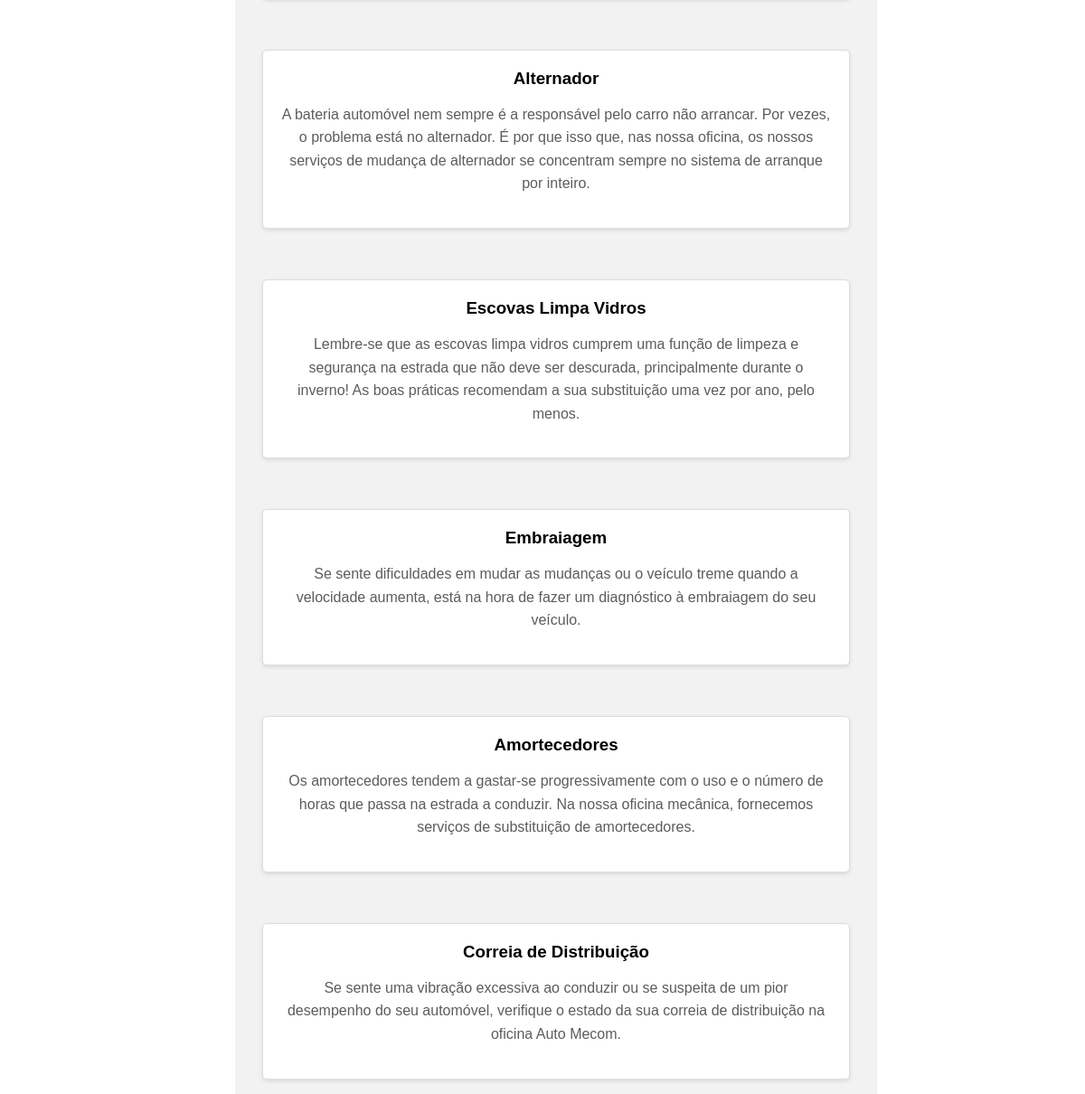
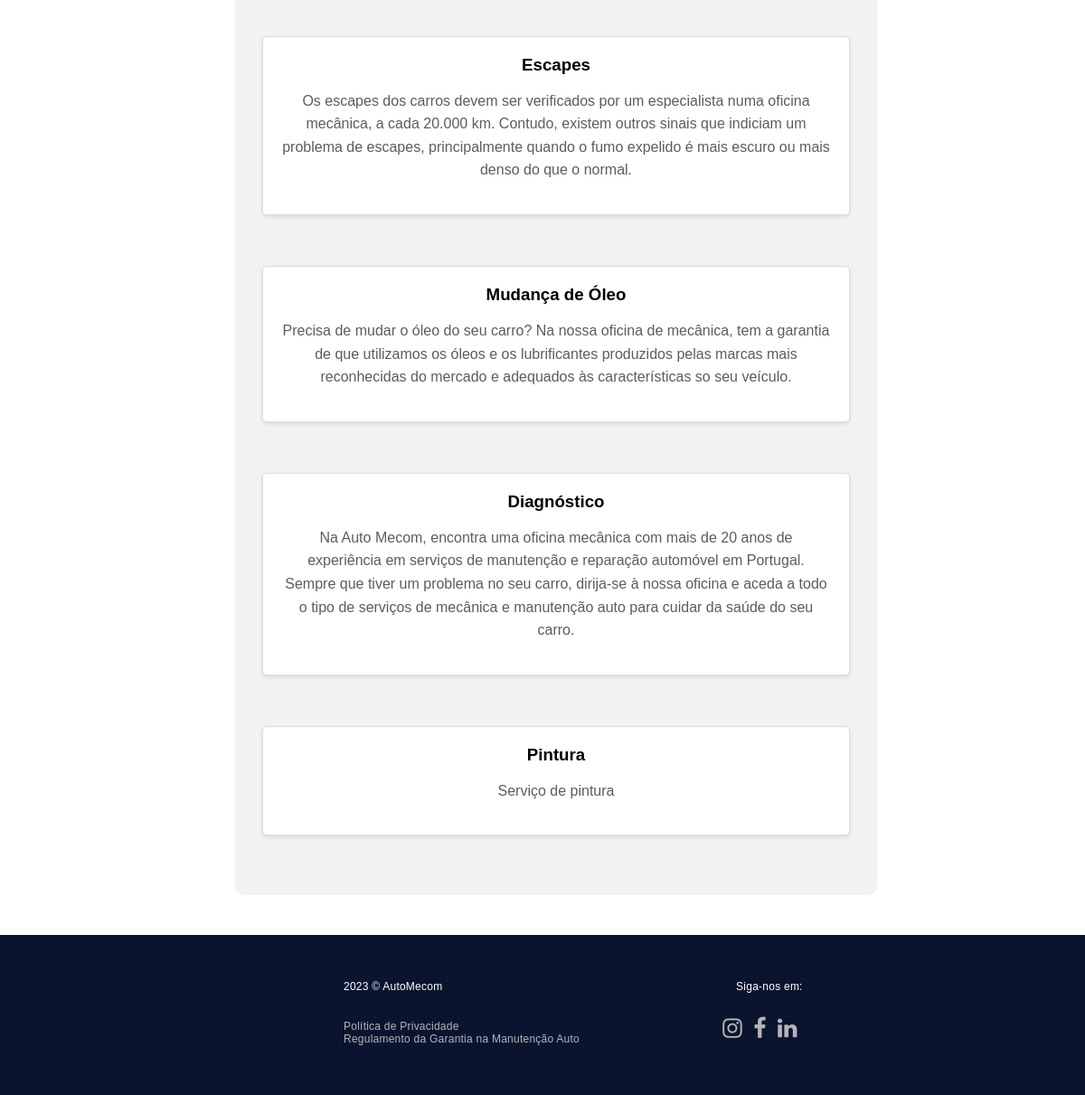
The page /servico.html (lower part) on the database as committed earlier (2 pictures, top to bottom).
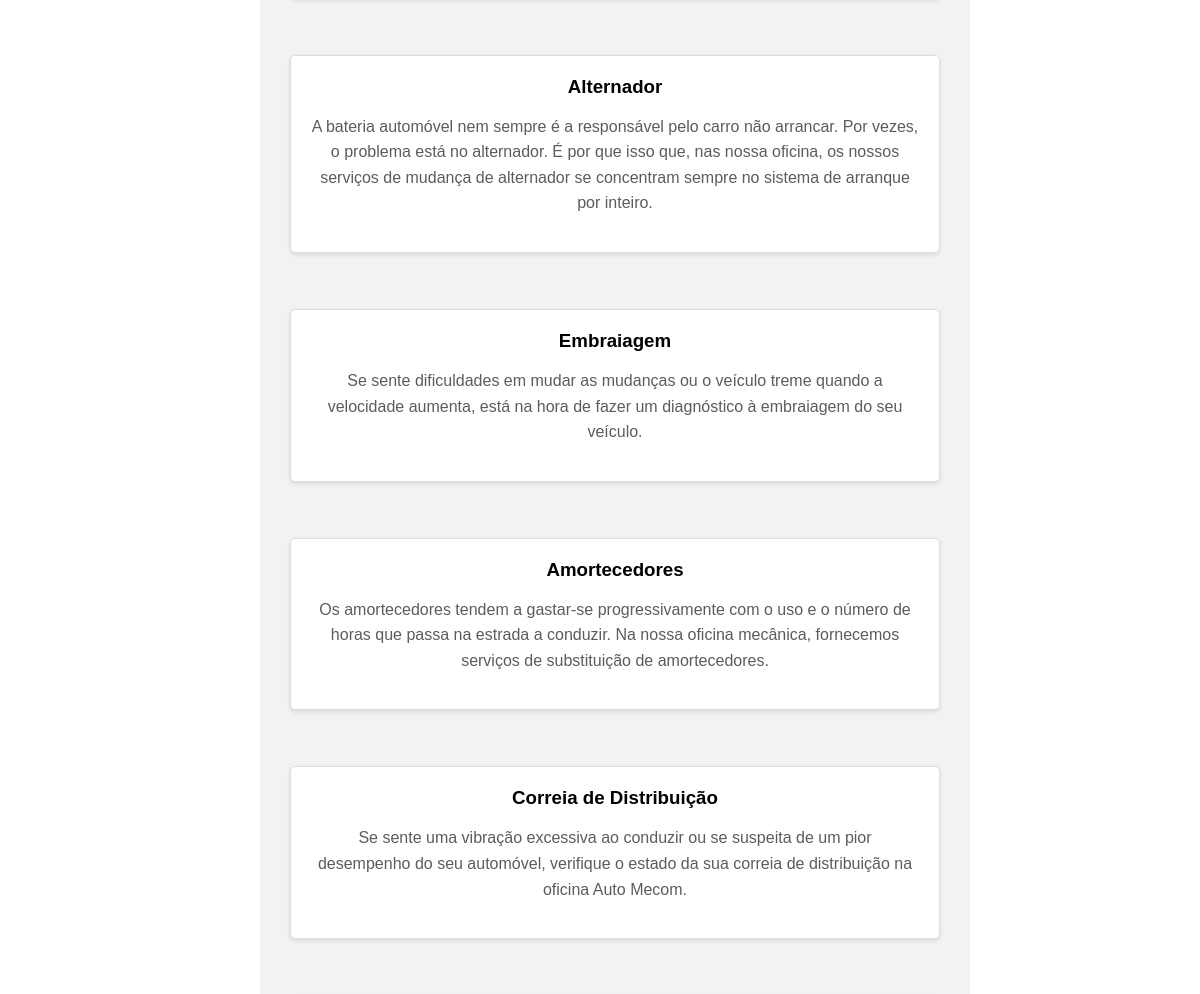
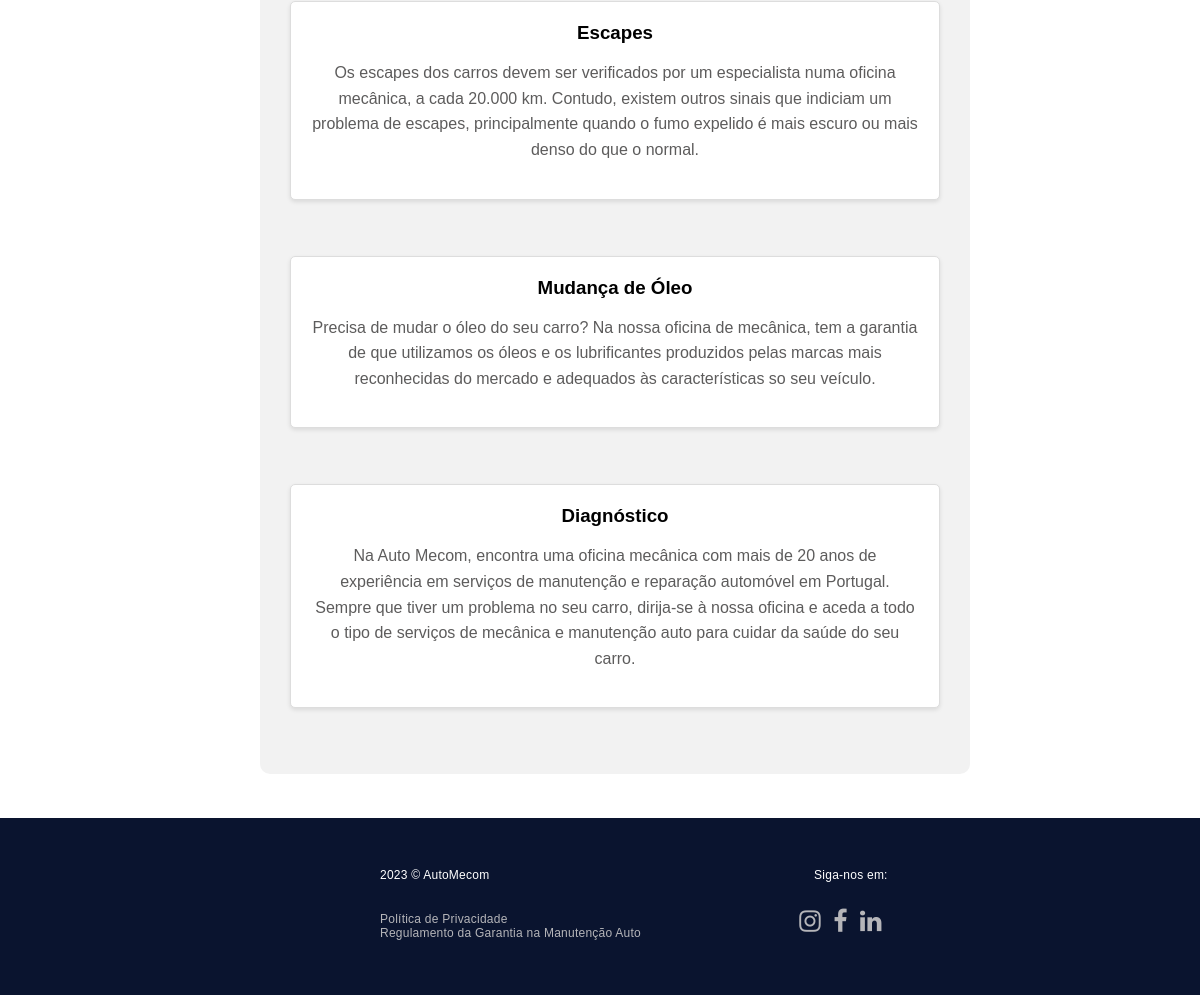
The same page on the database as committed later (2 pictures, top to bottom).
### automecom/models.py (models this page shows, shortened)
class Servico(models.Model):
    nome = models.CharField(max_length=50)
    descricao = models.CharField(max_length=350, default="", blank=True)
    tipo = models.ManyToManyField(TipoServico)

### automecom/views.py (the view)
# urls.py: path('servico.html', views.servico_view, name="Servico"),
def servico_view(request):
    servicos = Servico.objects.all()
    return render(request, 'automecom/servico.html',
                  {'servicos': servicos, 'administrador': is_administrador(request.user)})

### automecom/templatetags/custom_tags.py (called while the page is built, shortened)
@register.filter(name="is_administrador")
def is_administrador(user):
    if isinstance(user, AnonymousUser):
        return False

### automecom/templates/automecom/servico.html (shortened to what this page needs)
<!DOCTYPE html>
<html lang="en">
<head>
</head>
{% extends 'automecom/layout.html' %}
{% load custom_tags %}
{% block main %}
{% load static %}
<body>
<div class="cabeçalho"></div><br>
<div class="Serviços">
<br><br>
<section>
{% for Servico in servicos %}
    <div class="Serv">
        <div>
        <h3>{{Servico.nome}}</h3>
        <p class="SMALL">{{Servico.descricao}}</p>
        </div>
    </div>
    <br>
    <br>
{% endfor %}
</section>
    </div>
</body>
</html>
    <br>
    <br>
    <br>
    <br>
{% endblock %}

Rows that differ between the two databases and show on the page:
removed Servico: nome "Escovas Limpa Vidros", descricao "Lembre-se que as escovas limpa vidros cumprem uma função de limpeza e segurança na estrada que não deve ser descurada, principalmente durante o inverno! As boas práticas recomendam a sua substituição uma vez por ano, pelo menos."
removed Servico: nome "Pintura", descricao "Serviço de pintura"
